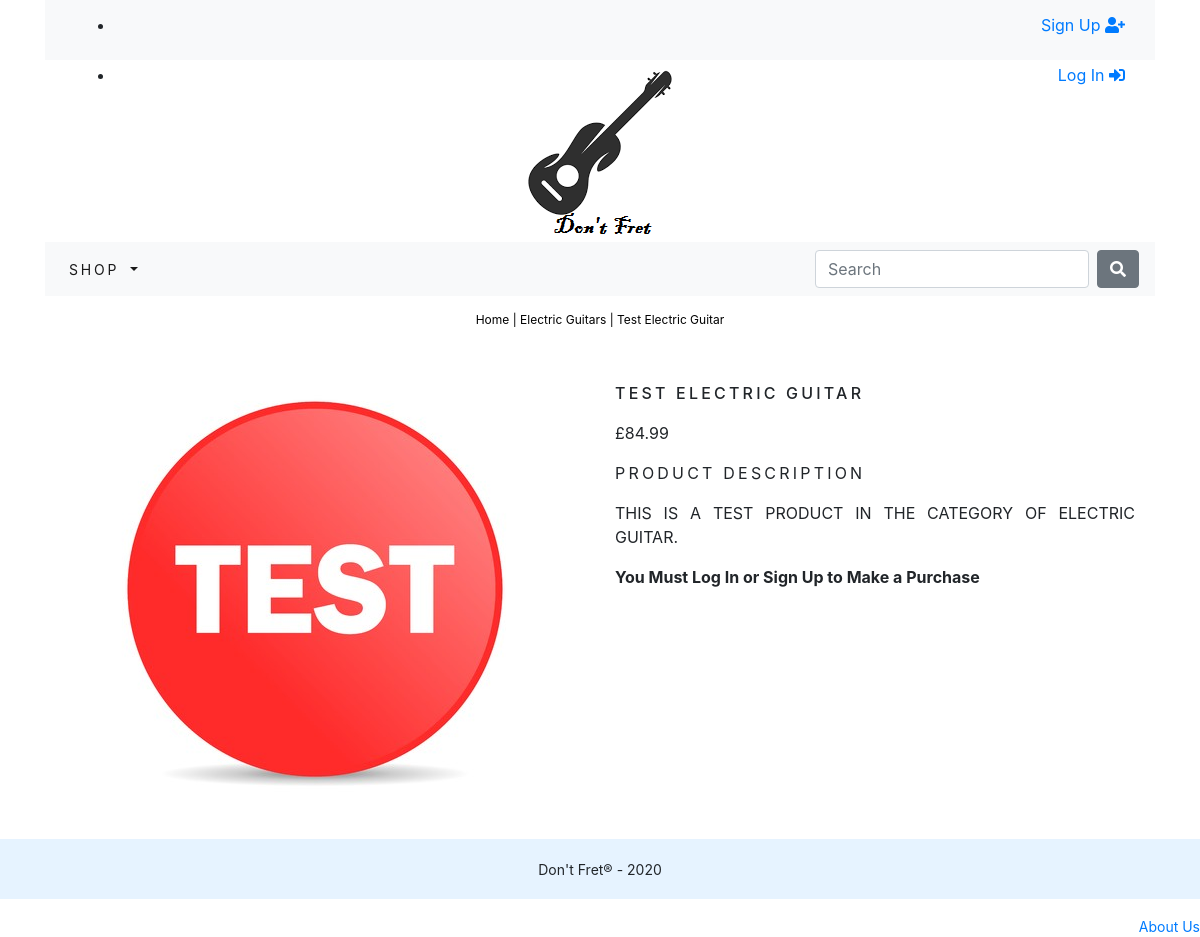
Page /DontFretShop/electric-guitars/test-electric-guitar/ on the committed database.
### DontFretShop/models.py (models this page shows, shortened)
class Product(models.Model):
	name = models.CharField(max_length=250, unique=True)
	slug = models.SlugField(max_length=250, unique=True)  # Products unique URL
	brand = models.CharField(max_length=250, unique=False, default='Don\'t Fret Brand')  # Brand name defaults to the Don't Fret Brand if not given one
	description = models.TextField(blank=True)
	category = models.ForeignKey(Category, on_delete=models.CASCADE)  # If product is deleted any other references are deleted too!
	price = models.DecimalField(max_digits=10, decimal_places=2)
	image = models.ImageField(upload_to='product', blank=True)
	stock = models.IntegerField()
	is_available = models.BooleanField(default=True)  # Available by default when created
	release_date = models.DateTimeField(auto_now_add=True)  # Store date of when product was first available
	updated_date = models.DateTimeField(auto_now=True)  # Store date of when product was last updated
	is_featured = models.BooleanField(default=False)  # Determines whether product is displayed in the featured section
	class Meta:
		ordering = ('name',)
		verbose_name = 'product'
		verbose_name_plural = 'products'

class Category(models.Model):
	name = models.CharField(max_length=250, unique=True)
	slug = models.SlugField(max_length=250, unique=True)
	description = models.TextField(blank=True)
	image = models.ImageField(upload_to='category', blank=True)
	class Meta:
		ordering = ('name',)
		verbose_name = 'category'
		verbose_name_plural = 'categories'
	def get_url(self):
		return reverse('DontFretShop:products_by_category', args=[self.slug])
	def __str__(self):
		return '{}'.format(self.name)

### DontFretShop/views.py (the view)
# urls.py: path('<slug:c_slug>/<slug:product_slug>/', views.ProdCatDetail, name='ProdCatDetail'),  # The product details page
def ProdCatDetail(request, c_slug, product_slug):
	try:
		product = Product.objects.get(category__slug=c_slug, slug=product_slug)  # Retrieve selected product
	except Exception as ex:
		raise ex  # Display error
	return render(request, 'DontFretShop/product.html', {'product': product})  # Display specific product page

### DontFretShop/context_processors.py (called while the page is built)
def menu_links(request):
    links = Category.objects.all()
    return dict(links=links)

### cart/context_processors.py (called while the page is built)
def counter(request):
    item_count = 0  # Initialise item_count to zero
    if 'admin' in request.path:  # If the user is an admin return nothing
        return {}
    else:
        try:
            cart = Cart.objects.filter(cart_id=_cart_id(request))  # Find specific cart
            cart_items = CartItem.objects.all().filter(cart=cart[:1])  # Get all items in specific cart
            for cart_item in cart_items:  # Count items in cart
                item_count += cart_item.quantity
        except Cart.DoesNotExist:  # If cart hasn't been made yet
            item_count = 0
    return dict(item_count=item_count)  # Return a dictionary of item_count

### cart/views.py (called while the page is built)
def _cart_id(request):
    cart = request.session.session_key  # Request the id of the cart particular to the current session (if there is one)
    if not cart:  # If there is no cart in the current session
        cart = request.session.create()
    return cart  # Return cart id

### DontFretShop/templates/DontFretShop/product.html (shortened to what this page needs)
{% extends "base.html" %}
{% load static %}
{% block content %}
    <div class="row my_prod_row_class">
        <div class="mx-auto">
            <p><a href="{% url 'DontFretShop:featuredProdCat' %}">Home</a> | <a href="{{ product.category.get_url }}">{{product.category}}</a> | {{product.name}}</p>
        </div>
        <div class="container">
            <br>
            <div class="row">
                <div class="col-12 col-sm-12 col-md-12 col-lg-6 text-center">
                    <div style="min-width: 18rem">
                        <img src="{{product.image.url}}" alt="{{product.name}}">
                    </div>
                </div>
                <div class="col-12 col-sm-12 col-md-12 col-lg-6">
                    <div>
                        <h1 class="my_prod_title">{{product.name}}</h1>
                        <p>£{{product.price}}</p>
                        <p class="my_title">Product Description</p>
                        <p class="text-justify my_prod_text">{{product.description}}</p>
                        {% if request.user.is_authenticated %}
                            {% if product.stock <= 0 %}
                                <p class="text-justify my_prod_text"><b>Out of Stock</b></p>
                            {% else %}
                                <a class="btn btn-secondary" href="{% url 'cart:add_cart' product.id %}">Add to Cart</a>
                            {% endif %}
                        {% else %}
                            <p class="text-justify my_prod_text"><b>You Must Log In or Sign Up to Make a Purchase</b></p>
                        {% endif %}
                    </div>
                </div>
            </div>
        </div>
    </div>
{% endblock %}

### static/css/custom.css (style rules this page uses)
body { font-family: 'Roboto', sans-serif; }
.my_title { font-size: 16px; text-transform: uppercase; letter-spacing: .2em; }
.my_prod_row_class { padding-top: 15px; padding-bottom: 20px; }
.my_prod_row_class .mx-auto p { color: #000; font-size: 12px; }
.my_prod_row_class .mx-auto p a { color: #000; font-size: 12px; text-decoration: none; }
.my_prod_title { font-size: 16px; text-transform: uppercase; letter-spacing: .2em; padding-top: 15px; padding-bottom: 10px; }
.my_prod_text { padding-right: 20px; }

### rows in the picture
Product: category "Electric Guitars", name "Test Electric Guitar", image (picture), name "TEST ELECTRIC GUITAR", price "84.99", description "THIS IS A TEST PRODUCT IN THE CATEGORY OF ELECTRIC GUITAR."
